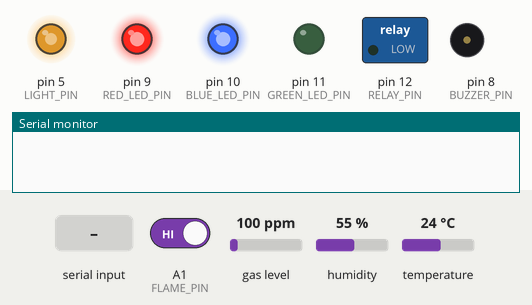
This sketch was run on a simulated Arduino Uno, built with avr-gcc and run on an emulated ATmega328P. Parts: switched loads named in the sketch (green lamp = pin HIGH), output pins drawn as LEDs (lit = HIGH), buzzer (waves = sounding), the last lines printed to the serial monitor. Dashed ring = blinking. The test bench sets the inputs (shaded band); at power-on: A1 (FLAME_PIN) HIGH, gas level 100 ppm, humidity 55 %, temperature 24 °C.

Above: at 1.2 s.
1.3 s: "90,45,200\n" received over the second serial link
At 1.9 s:
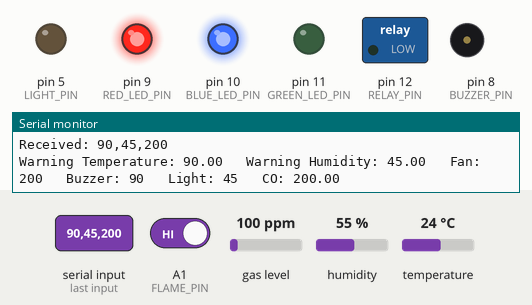
4.8 s: "1\n" received over the second serial link
At 6.15 s:
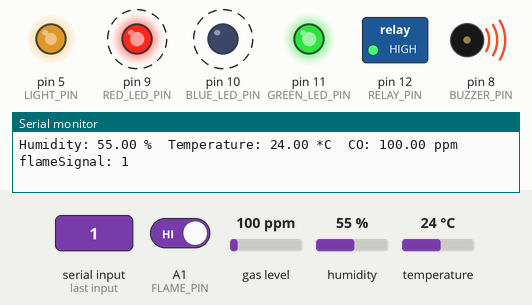
8.3 s: "1,90\n" received over the second serial link
11.8 s: "1,90,45\n" received over the second serial link
At 11.95 s:
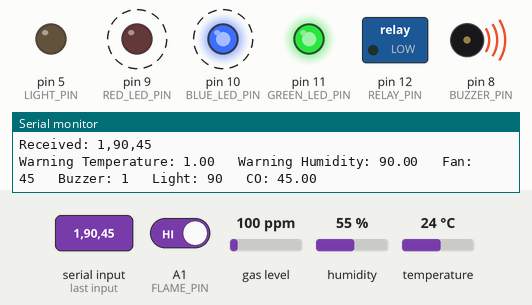
15.3 s: "30,150,10\n" received over the second serial link
18.8 s: "30,150\n" received over the second serial link
At 19.4 s:
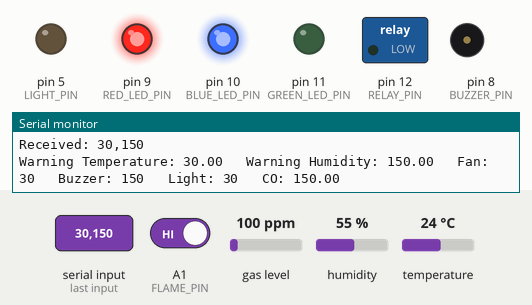
Timing chart, 0 to 21.3 s (numbered marks = the images above; inputs shaded):
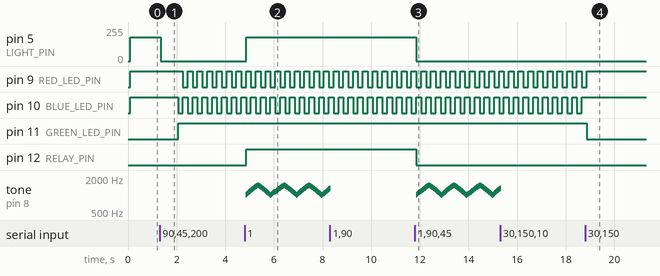

The sketch:

env_sensor3.ino
```cpp
#include <Adafruit_Sensor.h>
#include <DHT.h>
#include <DHT_U.h>
#include <SoftwareSerial.h>
#include "MQ7.h"

// 온습도 측정을 위한 DHT11 센서
#define DHTPIN 2
#define DHTTYPE DHT11

// 경고등을 위한 LED 모듈 핀
#define RED_LED_PIN 9
#define BLUE_LED_PIN 10
#define GREEN_LED_PIN 11

// 경고음을 위한 부저 핀
#define BUZZER_PIN 8

// 환기팬 제어용 릴레이 모듈을 위한 핀
#define RELAY_PIN 12

// 블루투스 연결을 위한 핀 선언
#define BT_RXD 4  // 블루투스 모듈의 TXD와 연결
#define BT_TXD 3  // 블루투스 모듈의 RXD와 연결

// 가스(CO) 감지 센서 핀
#define GAS_PIN A0

// 화염 감지 센서 핀
#define FLAME_PIN A1

// 라이트용 핀
#define LIGHT_PIN 5

// DHT 모듈 선언
DHT dht(DHTPIN, DHTTYPE);

// MQ7 모듈 선언
MQ7 mq7(GAS_PIN,5.0);

#pragma region

float TEMP_THRESHOLD = 30.0;
float HUMIDITY_THRESHOLD = 70.0;
float CO_THRESHOLD = 500.0;

float temperature = 0.0;
float humidity = 0.0;
float CO = 0.0;
int flameSignal = 1;

int fanOnOff = 1;   // 1 : On, 0 : Off
int buzzOnOff = 1;  // 1 : On, 0 : Off
int lightOnOff = 1; // 1 : On, 0 : Off
int WarningSign = 0; // 0 : Safe, 1 : Warning

unsigned long lastDHTReadTime = 0;
unsigned long lastBuzzerCheckTime = 0;
unsigned long lastLEDCheckTime = 0;
unsigned long lastSignalCheckTime = 0;
unsigned long lastFanCheckTime = 0;
unsigned long lastLightCheckTime = 0;

const unsigned long DHT_INTERVAL = 2000; // 2초
const unsigned long BUZZER_INTERVAL = 10; // 10ms
const unsigned long LED_INTERVAL = 100; // 100ms
const unsigned long SIGNAL_INTERVAL = 2000; // 2초
const unsigned long FAN_INTERVAL = 100; // 100ms
const unsigned long LIGHT_INTERVAL = 100; // 100ms

// 부저 관련 함수
bool policeSiren = false;
unsigned long sirenStartTime = 0;
int sirenFrequency = 1000;
bool increasing = true;

bool ledState = false; // LED 상태를 저장하기 위한 변수
unsigned long lastLEDChangeTime = 0; // 마지막 LED 변경 시간을 저장하는 변수
const unsigned long LED_CHANGE_INTERVAL = 200; // LED 변경 간격 (200ms)

#pragma endregion

// 블루투스 통신을 위한 시리얼
SoftwareSerial bluetooth(BT_RXD, BT_TXD); // 4, 3

void setup() {
  Serial.begin(9600);
  dht.begin();

  pinMode(BUZZER_PIN, OUTPUT);
  pinMode(RED_LED_PIN, OUTPUT);
  pinMode(BLUE_LED_PIN, OUTPUT);
  pinMode(GREEN_LED_PIN, OUTPUT);
  pinMode(RELAY_PIN, OUTPUT);
  pinMode(LIGHT_PIN, OUTPUT);
  pinMode(FLAME_PIN, INPUT);

  bluetooth.begin(9600);
}

void loop() {
  unsigned long currentTime = millis();

  // DHT 센서 읽기
  if (currentTime - lastDHTReadTime >= DHT_INTERVAL) {
    lastDHTReadTime = currentTime;
    readDHT();
  }

  //부저 제어
  if (currentTime - lastBuzzerCheckTime >= BUZZER_INTERVAL) {
    lastBuzzerCheckTime = currentTime;
    controlBuzzer();
  }

  // LED 제어
  if (currentTime - lastLEDCheckTime >= LED_INTERVAL) {
    lastLEDCheckTime = currentTime;
    controlLED();
  }

  // 릴레이 모듈을 통한 환기팬 제어
  if (currentTime - lastFanCheckTime >= FAN_INTERVAL) {
    lastFanCheckTime = currentTime;
    controlRelay();
    controlLight();
  }

  // // 실내 전등 제어
  // if (currentTime - lastLightCheckTime >= LIGHT_INTERVAL) {
  //   lastLightCheckTime = currentTime;
  //   controlLight();
  // }

  recvSetting();
}

// DHT11에서 온습도 정보 획득
  void readDHT() {
    humidity = dht.readHumidity();
    temperature = dht.readTemperature();
    CO = mq7.getPPM();
    flameSignal = digitalRead(FLAME_PIN);

    if (isnan(humidity) || isnan(temperature)) {
      Serial.println("Failed to read from DHT sensor!");
    }
    else if(isnan(CO)){
      Serial.println("Failed to read from MQ-7 sensor!");
    }
    else {
      Serial.print("Humidity: ");
      Serial.print(humidity);
      Serial.print(" %\t");
      Serial.print("Temperature: ");
      Serial.print(temperature);
      Serial.print(" *C\t");
      Serial.print("CO: ");
      Serial.print(CO);
      Serial.print(" ppm\t");
      Serial.print("flameSignal: ");
      Serial.println(flameSignal);


      // 온습도 정보 및 위험 정보 전송
      if (temperature > TEMP_THRESHOLD || humidity > HUMIDITY_THRESHOLD || CO > CO_THRESHOLD || flameSignal == 0) WarningSign = 1;
      else WarningSign = 0;
      char tempString[10];
      char humString[10];
      dtostrf(temperature, 6, 2, tempString); // 온도 변환
      dtostrf(humidity, 6, 2, humString);  // 습도 변환

      String data = String(tempString) + "," + String(humString) + "," + String(WarningSign) + "," + String(CO) ;

      bluetooth.println(data);
  }
}

// 부저 관리 함수
void controlBuzzer() {
  if (temperature > TEMP_THRESHOLD || humidity > HUMIDITY_THRESHOLD || CO > CO_THRESHOLD || flameSignal == 0) {
    if (buzzOnOff == 1) {
      if (!policeSiren) {
        policeSiren = true;
        sirenStartTime = millis();
        sirenFrequency = 1000;
        increasing = true;
      }

      unsigned long elapsedTime = millis() - sirenStartTime;
      if (elapsedTime < 500) {
        if (increasing) {
          sirenFrequency += 10;
          if (sirenFrequency >= 1500) {
            increasing = false;
          }
        } else {
          sirenFrequency -= 10;
          if (sirenFrequency <= 1000) {
            increasing = true;
          }
        }
        tone(BUZZER_PIN, sirenFrequency);
      }
      else {
        sirenStartTime = millis();
      }
    }
    else{
      noTone(BUZZER_PIN);
      policeSiren = false;
    }
  }
  else {
    noTone(BUZZER_PIN);
    policeSiren = false;
  }
}

// LED 관리 함수
void controlLED() {
  unsigned long currentTime = millis();
  // 위험 수준 도달 시
  if (temperature > TEMP_THRESHOLD || humidity > HUMIDITY_THRESHOLD || CO > CO_THRESHOLD || flameSignal == 0) {
    if (currentTime - lastLEDChangeTime >= LED_CHANGE_INTERVAL) {
      lastLEDChangeTime = currentTime;
      ledState = !ledState; // LED 상태 변경
      if (ledState) {
        digitalWrite(RED_LED_PIN, HIGH);
        digitalWrite(BLUE_LED_PIN, LOW);
        digitalWrite(GREEN_LED_PIN, HIGH);
      } else {
        digitalWrite(RED_LED_PIN, LOW);
        digitalWrite(BLUE_LED_PIN, HIGH);
        digitalWrite(GREEN_LED_PIN, HIGH);
      }
    }
  }
  // 평상시
  else {
    digitalWrite(RED_LED_PIN, HIGH);
    digitalWrite(BLUE_LED_PIN, HIGH);
    digitalWrite(GREEN_LED_PIN, LOW);
  }
}

// 환기팬 관리 함수
void controlRelay() {
  if (temperature > TEMP_THRESHOLD || humidity > HUMIDITY_THRESHOLD || CO > CO_THRESHOLD || flameSignal == 0) {
    if (fanOnOff == 1){
      digitalWrite(RELAY_PIN, HIGH);
    }
    else {
    digitalWrite(RELAY_PIN, LOW);
    }
  }
  else {
    digitalWrite(RELAY_PIN, LOW);
  }
}

// 라이트 관리 함수
void controlLight() {
  if(lightOnOff == 1)
  {
    analogWrite(LIGHT_PIN, 180);
  }
  else{
    digitalWrite(LIGHT_PIN, 0);
  }
}

// WPF에서 설정 정보를 받는 함수
void recvSetting() {
  if (bluetooth.available()) {
    String data = bluetooth.readStringUntil('\n');
    Serial.println("Received: " + data);

    int commaIndex1 = data.indexOf(',');
    int commaIndex2 = data.indexOf(',', commaIndex1 + 1);
    int commaIndex3 = data.indexOf(',', commaIndex2 + 1);
    int commaIndex4 = data.indexOf(',', commaIndex3 + 1);
    int commaIndex5 = data.indexOf(',', commaIndex4 + 1);

    TEMP_THRESHOLD = data.substring(0, commaIndex1).toFloat();
    HUMIDITY_THRESHOLD = data.substring(commaIndex1 + 1, commaIndex2).toFloat();
    fanOnOff = data.substring(commaIndex2 + 1, commaIndex3).toInt();
    buzzOnOff = data.substring(commaIndex3 +1).toInt();
    lightOnOff = data.substring(commaIndex4 + 1).toInt();
    CO_THRESHOLD = data.substring(commaIndex5 + 1).toFloat();

    Serial.print("Warning Temperature: ");
    Serial.print(TEMP_THRESHOLD);
    Serial.print("\t Warning Humidity: ");
    Serial.print(HUMIDITY_THRESHOLD);
    Serial.print("\t Fan: ");
    Serial.print(fanOnOff);
    Serial.print("\t Buzzer: ");
    Serial.print(buzzOnOff);
    Serial.print("\t Light: ");
    Serial.print(lightOnOff);
    Serial.print("\t CO: ");
    Serial.println(CO_THRESHOLD);
  }
}
```

Measured:
- after the input at 1.3 s, pin 5 (LIGHT_PIN): 180/255 → 0/255 after 0.06 s; pin 9 (RED_LED_PIN): alternates HIGH for 0.20 s and LOW for 0.20 s, starting after 0.96 s; pin 10 (BLUE_LED_PIN): alternates HIGH for 0.20 s and LOW for 0.20 s, starting after 0.76 s; pin 11 (GREEN_LED_PIN): LOW → HIGH after 0.76 s
- after the input at 4.8 s, pin 5 (LIGHT_PIN): 0/255 → 180/255 after 0.06 s; pin 12 (RELAY_PIN): LOW → HIGH after 0.06 s; tone on pin 8 (BUZZER_PIN): plays 1010 Hz for 0.01 s, 1020 Hz for 0.01 s, 1030 Hz for 0.01 s, 1040 Hz for 0.01 s, 1050 Hz for 0.01 s, 1060 Hz for 0.01 s … (331 notes in this stretch), starting at once
- after the input at 11.8 s, pin 5 (LIGHT_PIN): 180/255 → 0/255 after 0.06 s; pin 12 (RELAY_PIN): HIGH → LOW after 0.06 s; tone on pin 8 (BUZZER_PIN): plays 1010 Hz for 0.01 s, 1020 Hz for 0.01 s, 1030 Hz for 0.01 s, 1040 Hz for 0.01 s, 1050 Hz for 0.01 s, 1060 Hz for 0.01 s … (329 notes in this stretch), starting after 0.05 s
- after the input at 18.8 s, pin 9 (RED_LED_PIN): goes on until 18.9 s, then stays HIGH; pin 10 (BLUE_LED_PIN): stops changing and stays HIGH; pin 11 (GREEN_LED_PIN): HIGH → LOW after 0.06 s
